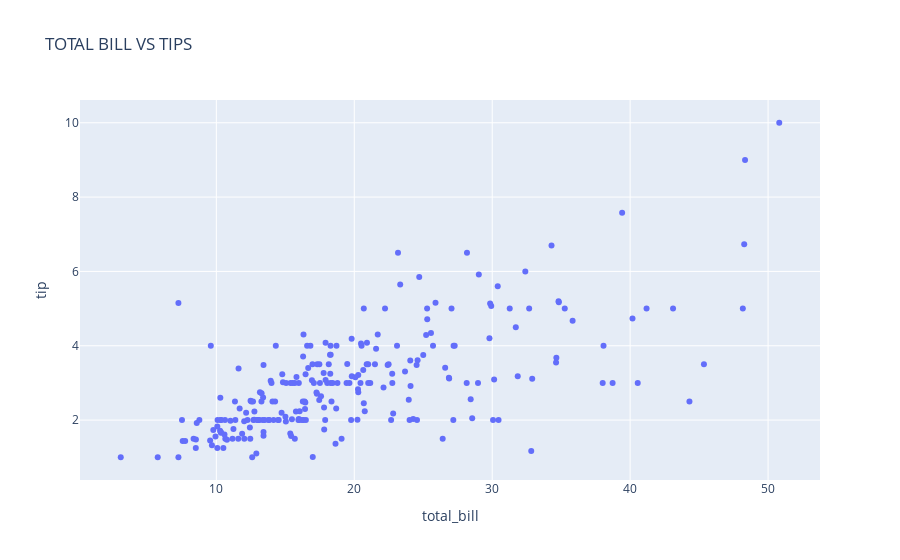

Here is the notebook cell this chart was saved with:
### Code cell
px.scatter(tips,x='total_bill',y='tip',title='TOTAL BILL VS TIPS')

### Figure 1 — Plotly figure (JSON) as saved in the notebook; plotly's stock layout.template omitted (floating-point values rounded to 4 significant figures; data arrays with more than 128 entries replaced by an {"elided": "..."} marker saying what was removed)
{"data": [{"hovertemplate": "total_bill=%{x}<br>tip=%{y}<extra></extra>", "legendgroup": "", "marker": {"color": "#636efa", "symbol": "circle"}, "mode": "markers", "name": "", "orientation": "v", "showlegend": false, "type": "scatter", "x": {"elided": "244 float values"}, "xaxis": "x", "y": {"elided": "244 float values"}, "yaxis": "y"}], "layout": {"legend": {"tracegroupgap": 0}, "title": {"text": "TOTAL BILL VS TIPS"}, "xaxis": {"anchor": "y", "domain": [0, 1], "title": {"text": "total_bill"}}, "yaxis": {"anchor": "x", "domain": [0, 1], "title": {"text": "tip"}}}}
